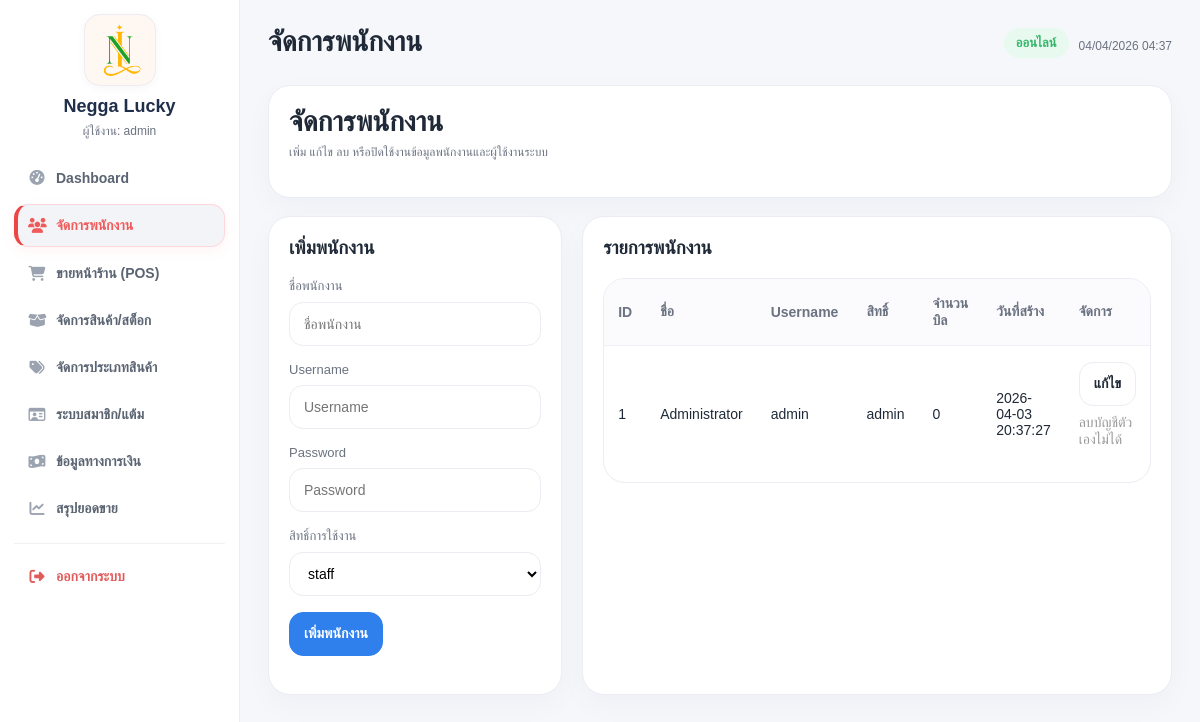
The page /employees.php (signed in) on the database its author committed.
### tables this page shows
CREATE TABLE IF NOT EXISTS users (
    id INT AUTO_INCREMENT PRIMARY KEY,
    username VARCHAR(50) NOT NULL UNIQUE,
    password_hash VARCHAR(255) NOT NULL,
    full_name VARCHAR(100) NOT NULL,
    role ENUM('admin','staff') NOT NULL DEFAULT 'admin',
    created_at TIMESTAMP DEFAULT CURRENT_TIMESTAMP
);

### includes/auth.php (called while the page is built, shortened)
<?php
require_once __DIR__ . '/functions.php';
function current_user_role(): ?string {
    return $_SESSION['user']['role'] ?? null;
}
function is_admin(): bool {
    return current_user_role() === 'admin';
}

### includes/functions.php (called while the page is built, shortened)
<?php
function e(?string $value): string
{
    return htmlspecialchars((string)$value, ENT_QUOTES, 'UTF-8');
}

### employees.php (the view, shortened to what this page needs)
<?php
require_once __DIR__ . '/includes/functions.php';
require_once __DIR__ . '/includes/auth.php';
$isAdmin = is_admin();
function emp_first_existing(array $columns, array $names): ?string {
    foreach ($names as $name) {
        if (in_array($name, $columns, true)) return $name;
    }
    return null;
}
$userColumns = $pdo->query("SHOW COLUMNS FROM users")->fetchAll(PDO::FETCH_COLUMN);
$salesColumns = $pdo->query("SHOW COLUMNS FROM sales")->fetchAll(PDO::FETCH_COLUMN);
$idCol       = emp_first_existing($userColumns, ['id']);
$nameCol     = emp_first_existing($userColumns, ['name', 'full_name']);
$usernameCol = emp_first_existing($userColumns, ['username', 'user_name', 'login']);
$roleCol     = emp_first_existing($userColumns, ['role']);
$createdCol  = emp_first_existing($userColumns, ['created_at']);
$salesUserCol = emp_first_existing($salesColumns, ['user_id', 'created_by']);
$editRow = null;
$selectParts = ["u.`$idCol` AS id"];
if ($nameCol) $selectParts[] = "u.`$nameCol` AS name";
$selectParts[] = "u.`$usernameCol` AS username";
if ($roleCol) $selectParts[] = "u.`$roleCol` AS role";
if ($createdCol) $selectParts[] = "u.`$createdCol` AS created_at";
if ($salesUserCol) {
    $selectParts[] = "(
        SELECT COUNT(*)
        FROM sales s
        WHERE s.`$salesUserCol` = u.`$idCol`
    ) AS sales_count";
} else {
    $selectParts[] = "0 AS sales_count";
}
$listSql = "SELECT " . implode(', ', $selectParts) . " FROM users u ORDER BY u.`$idCol` DESC";
$rows = $pdo->query($listSql)->fetchAll();
require __DIR__ . '/includes/header.php';
?>
<div class="card" style="margin-bottom:18px;">
    <div class="toolbar" style="justify-content:space-between; align-items:center; flex-wrap:wrap;">
        <div>
            <div class="page-title">จัดการพนักงาน</div>
            <div class="mini-text">เพิ่ม แก้ไข ลบ หรือปิดใช้งานข้อมูลพนักงานและผู้ใช้งานระบบ</div>
        </div>
    </div>
</div>
<div class="two-col">
    <?php if ($isAdmin): ?>
    <div class="card">
        <h3 style="margin-top:0;"><?= $editRow ? 'แก้ไขพนักงาน' : 'เพิ่มพนักงาน' ?></h3>
        <form method="post">
            <?php if ($nameCol): ?>
                <div class="form-group mb-3">
                    <label>ชื่อพนักงาน</label>
                    <input
                        class="input w-full"
                        type="text"
                        name="name"
                        value="<?= e($editRow[$nameCol] ?? $editRow['name'] ?? '') ?>"
                        placeholder="ชื่อพนักงาน"
                    >
                </div>
            <?php endif; ?>
            <div class="form-group mb-3">
                <label>Username</label>
                <input
                    class="input w-full"
                    type="text"
                    name="username"
                    required
                    value="<?= e($editRow[$usernameCol] ?? $editRow['username'] ?? '') ?>"
                    placeholder="Username"
                >
            </div>
            <div class="form-group mb-3">
                <label>Password <?= $editRow ? '(เว้นว่างได้ ถ้าไม่เปลี่ยน)' : '' ?></label>
                <input
                    class="input w-full"
                    type="password"
                    name="password"
                    <?= $editRow ? '' : 'required' ?>
                    placeholder="Password"
                >
            </div>
            <?php if ($roleCol): ?>
                <div class="form-group mb-3">
                    <label>สิทธิ์การใช้งาน</label>
                    <select class="select w-full" name="role">
                        <option value="staff" <?= (($editRow[$roleCol] ?? $editRow['role'] ?? 'staff') === 'staff') ? 'selected' : '' ?>>staff</option>
                    </select>
                </div>
            <?php endif; ?>
            <div class="toolbar" style="gap:10px;">
                <button class="btn primary" type="submit">
                    <?= $editRow ? 'บันทึกการแก้ไข' : 'เพิ่มพนักงาน' ?>
                </button>
            </div>
        </form>
    </div>
    <?php endif; ?>
    <div class="card">
        <h3 style="margin-top:0;">รายการพนักงาน</h3>
        <div class="table-wrap">
            <table>
                <thead>
                    <tr>
                        <th>ID</th>
                        <?php if ($nameCol): ?><th>ชื่อ</th><?php endif; ?>
                        <th>Username</th>
                        <?php if ($roleCol): ?><th>สิทธิ์</th><?php endif; ?>
                        <th>จำนวนบิล</th>
                        <?php if ($createdCol): ?><th>วันที่สร้าง</th><?php endif; ?>
                        <th class="text-center">จัดการ</th>
                    </tr>
                </thead>
                <tbody>
                    <?php if (!$rows): ?>
                        <tr>
                            <td colspan="8">ยังไม่มีข้อมูลพนักงาน</td>
                        </tr>
                    <?php else: ?>
                        <?php foreach ($rows as $row): ?>
                            <?php
                            $rowId = (int)$row['id'];
                            $salesCount = (int)($row['sales_count'] ?? 0);
                            $isSelf = $rowId === (int)($_SESSION['user']['id'] ?? 0);
                            ?>
                            <tr>
                                <td><?= $rowId ?></td>
                                <?php if ($nameCol): ?><td><?= e($row['name'] ?? '-') ?></td><?php endif; ?>
                                <td><?= e($row['username']) ?></td>
                                <?php if ($roleCol): ?><td><?= e($row['role'] ?? '-') ?></td><?php endif; ?>
                                <td><?= $salesCount ?></td>
                                <?php if ($createdCol): ?><td><?= e($row['created_at'] ?? '-') ?></td><?php endif; ?>
                                <td class="text-center">
                                    <?php if ($isAdmin): ?>
                                        <div class="toolbar" style="gap:8px; justify-content:center; flex-wrap:wrap;">
                                            <a class="btn" href="employees.php?edit=<?= $rowId ?>">แก้ไข</a>
                                            <?php if ($isSelf): ?>
                                                <span style="color:#999;">ลบบัญชีตัวเองไม่ได้</span>
                                            <?php endif; ?>
                                        </div>
                                    <?php else: ?>
                                        <span style="color:#999;">ไม่มีสิทธิ์</span>
                                    <?php endif; ?>
                                </td>
                            </tr>
                        <?php endforeach; ?>
                    <?php endif; ?>
                </tbody>
            </table>
        </div>
    </div>
</div>
<?php require __DIR__ . '/includes/footer.php'; ?>

### assets/style.css (style rules this page uses)
:root { --bg:#f6f7fb; --panel:#ffffff; --line:#ececf3; --primary:#2f80ed; --primary-soft:#eaf2fe; --text:#1f2937; --muted:#6b7280; --danger:#e65a5a; --danger-soft:#fdecec; --success:#35b56a; --success-soft:#e8faef; --warn:#d1a100; --warn-soft:#fff8da; }
* { box-sizing:border-box }
body { margin:0;background:var(--bg);font-family:Tahoma,Arial,sans-serif;color:var(--text) }
a { text-decoration:none;color:inherit }
.page-title { font-size:28px;font-weight:700 }
.mini-text { font-size:13px;color:var(--muted) }
.card { background:var(--panel);border:1px solid var(--line);border-radius:22px;padding:20px;box-shadow:0 10px 30px rgba(20,20,50,.03) }
.toolbar { display:flex;gap:12px;align-items:center;justify-content:space-between;margin-bottom:18px;flex-wrap:wrap }
.input,.select,.btn { height:44px;border-radius:14px;border:1px solid var(--line);background:#fff;padding:0 14px;font-size:14px }
.input { min-width:230px }
.btn { display:inline-flex;align-items:center;justify-content:center;cursor:pointer;font-weight:700 }
.btn.primary { background:var(--primary);border-color:var(--primary);color:#fff }
.table-wrap { background:#fff;border:1px solid var(--line);border-radius:22px;overflow:hidden }
table { width:100%;border-collapse:collapse }
th,td { padding:16px 14px;border-bottom:1px solid #f0f1f5;text-align:left;font-size:14px;vertical-align:middle }
th { background:#fbfbfe;color:#6b7280;font-weight:700 }
tr:last-child td { border-bottom:none }
.form-group label { display:block;font-size:13px;color:var(--muted);margin-bottom:8px }
.form-group .input,.form-group .select { width:100% }
.two-col { display:grid;grid-template-columns:1.3fr .9fr;gap:20px }
.w-full { width:100% }
.mb-3 { margin-bottom:16px }
.mini-text { margin-top:6px; font-size:12px; color:var(--muted); }

### rows shown on the page
users: id "1", full_name "Administrator", username "admin", role "admin", salesCount "0", created_at "2026-04-03 20:37:27", shows "ลบบัญชีตัวเองไม่ได้"

### other values the page prints
$_SESSION['user']['username'] "admin"
$pageName "จัดการพนักงาน"
